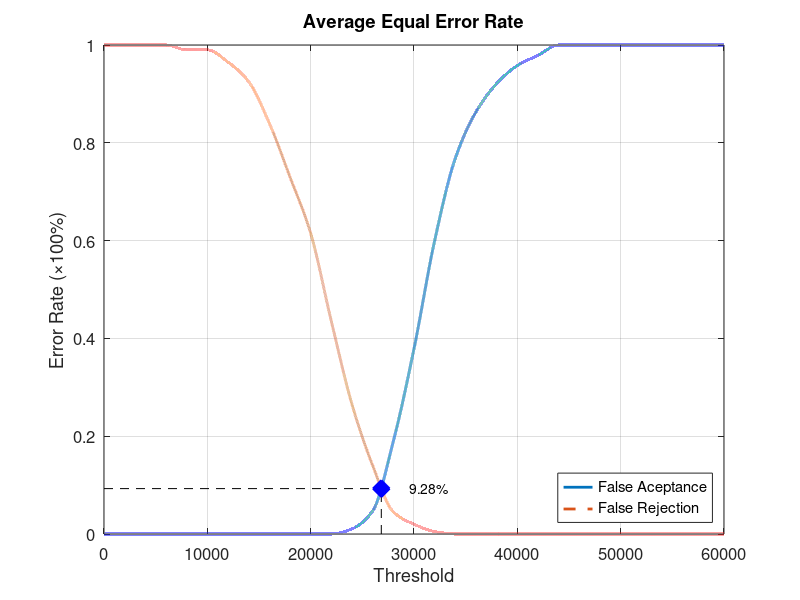
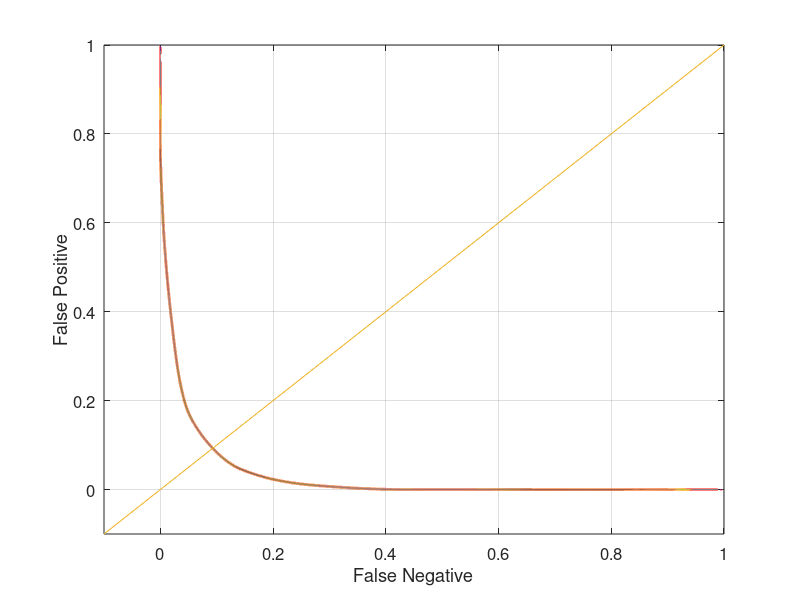

Source code (MATLAB) for these figures, in order:
function yEER = Database4_4
close all;
clear;
clc;
x = 0:2000:60000;
xq = 0:0.5:60000;

y0 = [0 0 0 0 0 0 0 0 0 0 0 0 0.0105263 0.0473684 0.189474 0.378947 0.6 0.768421 0.863158 0.921053 0.957895 0.978947 1 1 1 1 1 1 1 1 1];
yy0 = interp1(x, y0, xq, 'pchip');
y1 = [1 1 1 1 0.99 0.99 0.965 0.925 0.84 0.73 0.615 0.435 0.265 0.14 0.045 0.02 0.005 0 0 0 0 0 0 0 0 0 0 0 0 0 0];
yy1 = interp1(x, y1, xq, 'pchip');

% Calculating EER: 
y2 = abs(y0 - y1);
find(y2 == min(y2))
yy2 = abs(yy0 - yy1);
xEER = find(yy2 == min(yy2));
xEERIndex = xq(xEER) % X-axis EER
yEER = yy0(xEER) % Y-axis EER

main = figure
plot(xq, yy0,'-','LineWidth', 2);	hold on
plot(xq, yy1,'--','LineWidth', 2);	hold on
plot([xEERIndex xEERIndex], [0 yEER], 'k--');	hold on
plot([0 xEERIndex], [yEER yEER], 'k--');	hold on
plot(xEERIndex, yEER, 'bx', 'LineWidth', 10);	hold on
text(xEERIndex + 10 * xEERIndex / 100, yEER, [num2str(round((10000 * yEER)) / 100) '%'])
legend('False Aceptance', 'False Rejection', 'Location', 'SouthEast')
xlabel('Threshold')
ylabel('Error Rate (\times100%)')
title('Average Equal Error Rate')
set(gca, 'FontSize', 12)
axis([0 60000 0 1])
grid on

print(main, 'Database4_4Main', '-dpng');
FNRxFPR = figure('Color', [1 1 1]);
plot(yy1, yy0, '-', yy1, yy0, 'LineWidth', 2);
hold on
y = -0.1:0.1:1
plot(y, y); 
set(gca, 'FontSize', 12)
xlabel('False Negative')
ylabel('False Positive')
axis([-0.1 1 -0.1 1])
set(gca, 'FontSize', 12)
grid on

print(FNRxFPR, 'Database4_4FNRxFPR','-dpng');
end
